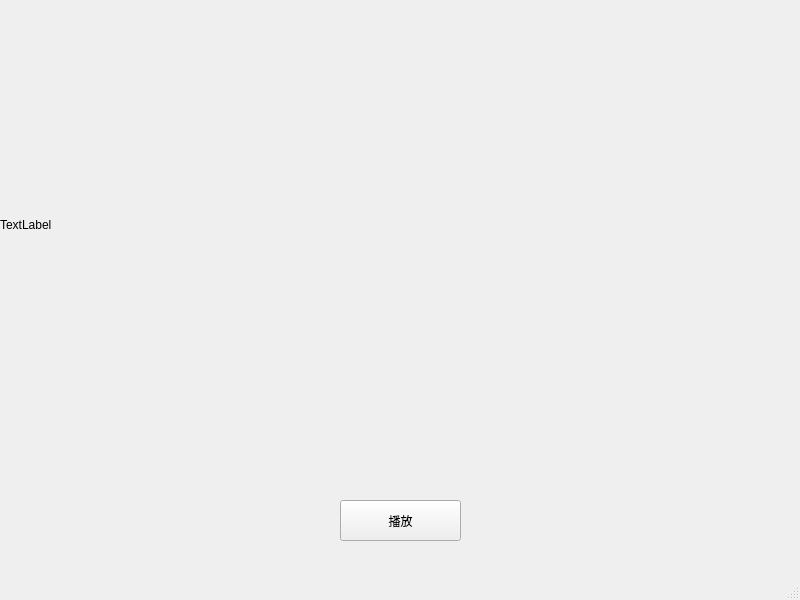
<?xml version="1.0" encoding="UTF-8"?>
<ui version="4.0">
 <class>imagetest</class>
 <widget class="QMainWindow" name="imagetest">
  <property name="geometry">
   <rect>
    <x>0</x>
    <y>0</y>
    <width>800</width>
    <height>600</height>
   </rect>
  </property>
  <property name="windowTitle">
   <string>MainWindow</string>
  </property>
  <widget class="QWidget" name="centralwidget">
   <widget class="QPushButton" name="pushButton">
    <property name="geometry">
     <rect>
      <x>340</x>
      <y>500</y>
      <width>121</width>
      <height>41</height>
     </rect>
    </property>
    <property name="text">
     <string>播放</string>
    </property>
   </widget>
   <widget class="QLabel" name="label">
    <property name="geometry">
     <rect>
      <x>0</x>
      <y>0</y>
      <width>800</width>
      <height>450</height>
     </rect>
    </property>
    <property name="text">
     <string>TextLabel</string>
    </property>
   </widget>
  </widget>
  <widget class="QMenuBar" name="menubar">
   <property name="geometry">
    <rect>
     <x>0</x>
     <y>0</y>
     <width>800</width>
     <height>23</height>
    </rect>
   </property>
  </widget>
  <widget class="QStatusBar" name="statusbar"/>
 </widget>
 <resources/>
 <connections/>
</ui>
